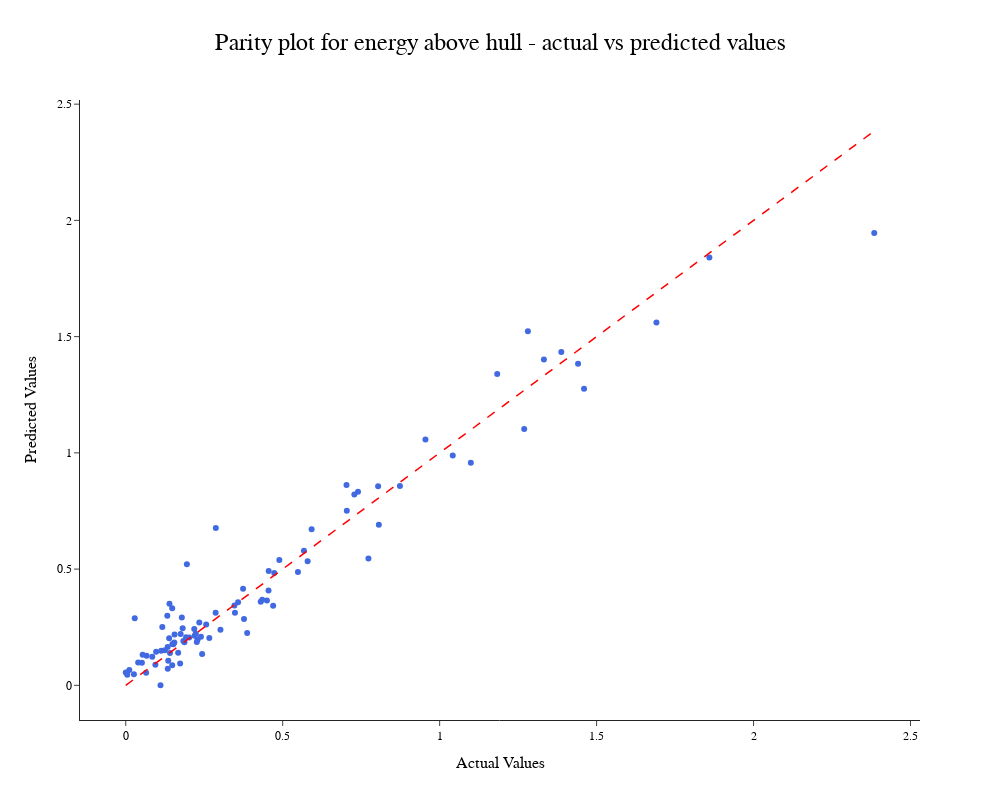

The notebook cell this image was saved under:
### Markdown cell above
### Parity plot for energy above hull - actual vs predicted values

### Code cell
import plotly.graph_objects as go

# Predict on training and test sets
y_train_pred = xgb_reg2.predict(X_train)
y_test_pred = xgb_reg2.predict(X_test)


# Create a parity plot for test set
test_set_df_ = pd.DataFrame({'y_test': y_test, 'y_test_pred': y_test_pred})

# Merge the DataFrame with the main DataFrame 'df' to get 'hse_direct' values
test_set_df_ = pd.merge(test_set_df_, df[['PBE_direct']], left_index=True, right_index=True, how='left')

parity_test_fig = go.Figure()

# Create a color list based on pbe_direct values
colors = "royalblue"

parity_test_fig.add_trace(go.Scatter(
    x=test_set_df_['y_test'],
    y=test_set_df_['y_test_pred'],
    mode='markers',
    name='Test Set',
    marker=dict(size=6, color=colors)
))

parity_test_fig.add_trace(go.Scatter(
    x=[min(test_set_df_['y_test']), max(test_set_df_['y_test'])],
    y=[min(test_set_df_['y_test']), max(test_set_df_['y_test'])],
    mode='lines',
    name='Ideal Prediction',
    line=dict(dash='dash', color='red', width=1.5)
))

# Add custom legend entry
parity_test_fig.add_trace(go.Scatter(
    x=[],
    y=[],
    mode='markers',
    marker=dict(size=10, color='green'),
    name='PBE direct'
))

parity_test_fig.add_trace(go.Scatter(
    x=[],
    y=[],
    mode='markers',
    marker=dict(size=10, color='black'),
    name='PBE indirect'
))

parity_test_fig.update_layout(
    template='simple_white',  # set template to white background
    title='Parity plot for energy above hull - actual vs predicted values',
    xaxis_title='Actual Values',
    yaxis_title='Predicted Values',
    font_family="Courier New",
    font_color="black",
    title_font_family="Arial",
    title_font_color="black",
    title_x = 0.5,
    title_font_size = 24,
    legend_title_font_color="green",
    xaxis_title_font_family = "arial",
    yaxis_title_font_family = "arial",
    yaxis_title_font_size = 16,
    xaxis_title_font_size = 16,
    showlegend=False,  # hide legend
    width=1000,  # Set the width of the plot
    height=800,
)

textt = "Black points represent PBE bandgap is indirect<br>Green points represent PBE bandgap is direct"

#fig.update_xaxes(title_font_family="Arial",tickfont=dict(color='black'))
#fig.update_yaxes(title_font_family="Arial",tickfont=dict(color='black'))

config = {
    'toImageButtonOptions': {
        'format': 'png',  # one of png, svg, jpeg, webp
        'filename': 'custom_image',
        'height': 500,
        'width': 700,
        'scale': 6  # Multiply title/legend/axis/canvas sizes by this factor
    }
}

parity_test_fig.show(config=config)

### Figure 1 — Plotly figure (JSON) as saved in the notebook; plotly's stock layout.template omitted (floating-point values rounded to 4 significant figures)
{"data": [{"marker": {"color": "royalblue", "size": 6}, "mode": "markers", "name": "Test Set", "type": "scatter", "x": [0.2232, 1.269, 1.281, 0.1383, 2.385, 0.1547, 0.1354, 0.2194, 0.1479, 0.2021, 1.441, 1.042, 0.03953, 0.08444, 0.09676, 1.099, 0.2395, 0.1787, 0.4549, 0.1165, 0.2182, 1.859, 0.1338, 0.4553, 0.1748, 0.06643, 0.1393, 0.4498, 0.5921, 1.388, 0.5795, 0.9548, 0.3579, 0.8063, 0.43, 0.1335, 0.1481, 0.1732, 0.2869, 0.7033, 0.01135, 0.3479, 0.02864, 0.1554, 0.7399, 0.2289, 0.2563, 0.1947, 0.1409, 0.1324, 0.4695, 0.4347, 0.1813, 0.7731, 0.473, 0.167, 0.1107, 0.1128, 1.332, 0.09432, 0.3017, 0.5486, 0.02598, 0.4893, 0.8735, 0.1835, 0.1869, 0.7282, 0.7043, 0.05388, 0.804, 0.1516, 1.183, 0, 0.2433, 0.1484, 0.2263, 0.2343, 0.5677, 0.2862, 0.3462, 0.3768, 0.05149, 0.2662, 0.3738, 0.1922, 1.46, 1.691, 0.3868, 0.1247, 0.004722, 0.06491], "y": [0.2223, 1.103, 1.523, 0.2021, 1.946, 0.1844, 0.1057, 0.2131, 0.3316, 0.2058, 1.384, 0.9885, 0.09807, 0.1233, 0.1442, 0.9574, 0.2087, 0.2915, 0.4083, 0.2512, 0.2428, 1.84, 0.07105, 0.4921, 0.2205, 0.1269, 0.3512, 0.3653, 0.6711, 1.434, 0.5343, 1.057, 0.3579, 0.6903, 0.3592, 0.1644, 0.08624, 0.09342, 0.677, 0.8616, 0.06586, 0.3117, 0.2888, 0.2185, 0.8327, 0.1959, 0.2614, 0.5206, 0.139, 0.2993, 0.3428, 0.3683, 0.2456, 0.5452, 0.4832, 0.14, 0.0003871, 0.149, 1.401, 0.08863, 0.2388, 0.4881, 0.04718, 0.5395, 0.8571, 0.1903, 0.1859, 0.8208, 0.7505, 0.132, 0.8568, 0.1771, 1.339, 0.05533, 0.1351, 0.1779, 0.1861, 0.2705, 0.5792, 0.3118, 0.3434, 0.2854, 0.09732, 0.204, 0.4153, 0.2074, 1.276, 1.56, 0.225, 0.1513, 0.04578, 0.05463]}, {"line": {"color": "red", "dash": "dash", "width": 1.5}, "mode": "lines", "name": "Ideal Prediction", "type": "scatter", "x": [0, 2.385], "y": [0, 2.385]}, {"marker": {"color": "green", "size": 10}, "mode": "markers", "name": "PBE direct", "type": "scatter", "x": [], "y": []}, {"marker": {"color": "black", "size": 10}, "mode": "markers", "name": "PBE indirect", "type": "scatter", "x": [], "y": []}], "layout": {"font": {"color": "black", "family": "Courier New"}, "height": 800, "legend": {"title": {"font": {"color": "green"}}}, "showlegend": false, "title": {"font": {"color": "black", "family": "Arial", "size": 24}, "text": "Parity plot for energy above hull - actual vs predicted values", "x": 0.5}, "width": 1000, "xaxis": {"title": {"font": {"family": "arial", "size": 16}, "text": "Actual Values"}}, "yaxis": {"title": {"font": {"family": "arial", "size": 16}, "text": "Predicted Values"}}}}
